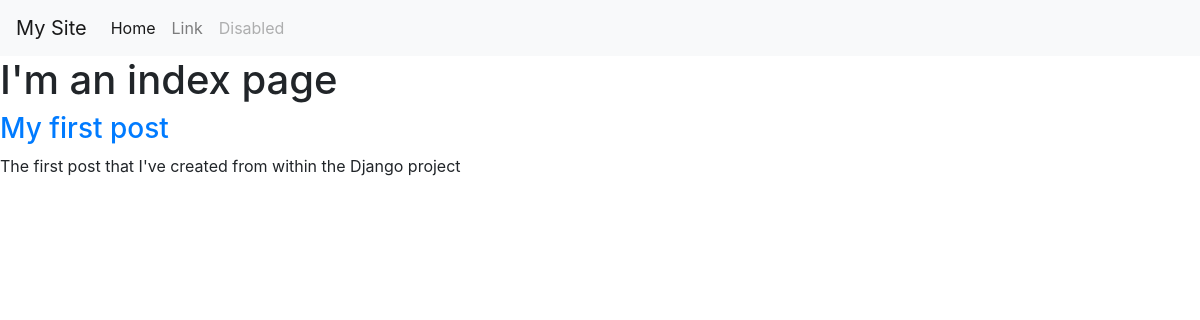
The page / on the database its author committed.
### blog/models.py (models this page shows, shortened)
class Post(models.Model):
    title = models.CharField(max_length=255)
    slug = models.SlugField(max_length=255, unique=True)
    summary = models.CharField(max_length=300)
    content = models.TextField()
    published = models.BooleanField(default=True)
    created = models.DateTimeField(auto_now_add=True)
    class Meta:
        ordering = ['-created']

### blog/views.py (the view)
# urls.py: path('', blog_views.index),
def index(request):
    posts = Post.objects.all()
    return render(request, 'index.html', {'posts': posts})

### blog/templates/index.html (shortened to what this page needs)
{% extends 'base.html' %}
{% block content %}
    <h1>I'm an index page</h1>
    {% for post in posts %}
        <div>
            <h3><a href="/post/{{ post.slug }}">{{ post.title }}</a></h3>
            <p>{{ post.summary }}</p>
        </div>
    {% endfor %}
{% endblock %}}

### blog/templates/base.html (shortened to what this page needs)
<!DOCTYPE html>
<html lang="en">
<head>
    {% load static %}
    <link rel="stylesheet" type="text/css" href="{% static 'css/style.css' %}" />
    {% load bootstrap4 %}
    {% bootstrap_css %}
</head>
<body>
    <nav class="navbar navbar-expand-lg navbar-light bg-light">
      <a class="navbar-brand" href="#">My Site</a>
      <div class="collapse navbar-collapse" id="navbarSupportedContent">
        <ul class="navbar-nav mr-auto">
          <li class="nav-item active">
            <a class="nav-link" href="#">Home <span class="sr-only">(current)</span></a>
          </li>
          <li class="nav-item">
            <a class="nav-link" href="#">Link</a>
          </li>
          <li class="nav-item">
            <a class="nav-link disabled" href="#" tabindex="-1" aria-disabled="true">Disabled</a>
          </li>
        </ul>
      </div>
    </nav>
        <div id="content">
            {% block content %}{% endblock %}
        </div>
</body>
</html>

### blog/static/css/style.css (style rules this page uses)
body { background:#FFF !important; }

### rows shown on the page
Post: title "My first post", summary "The first post that I've created from within the Django project"
